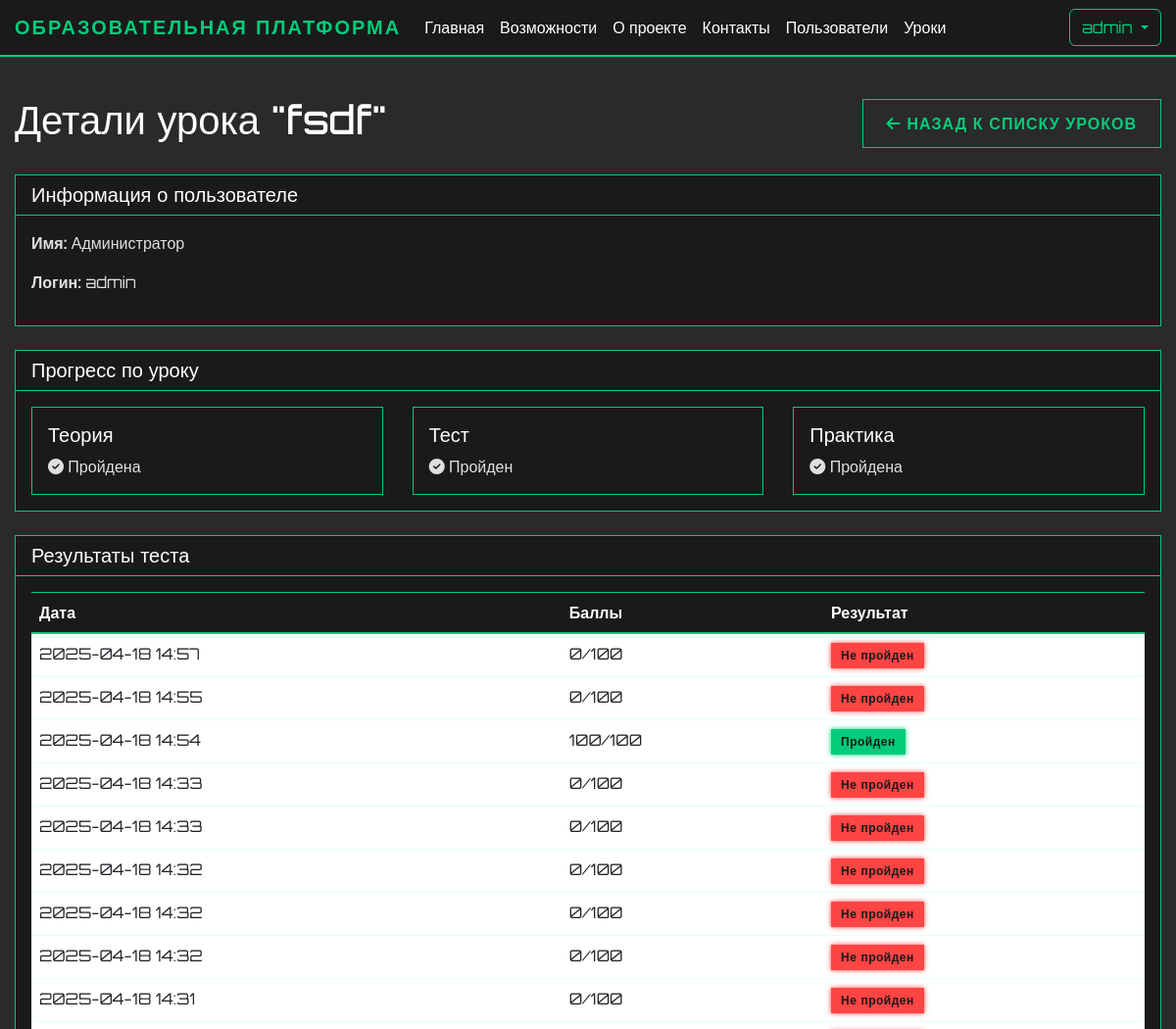
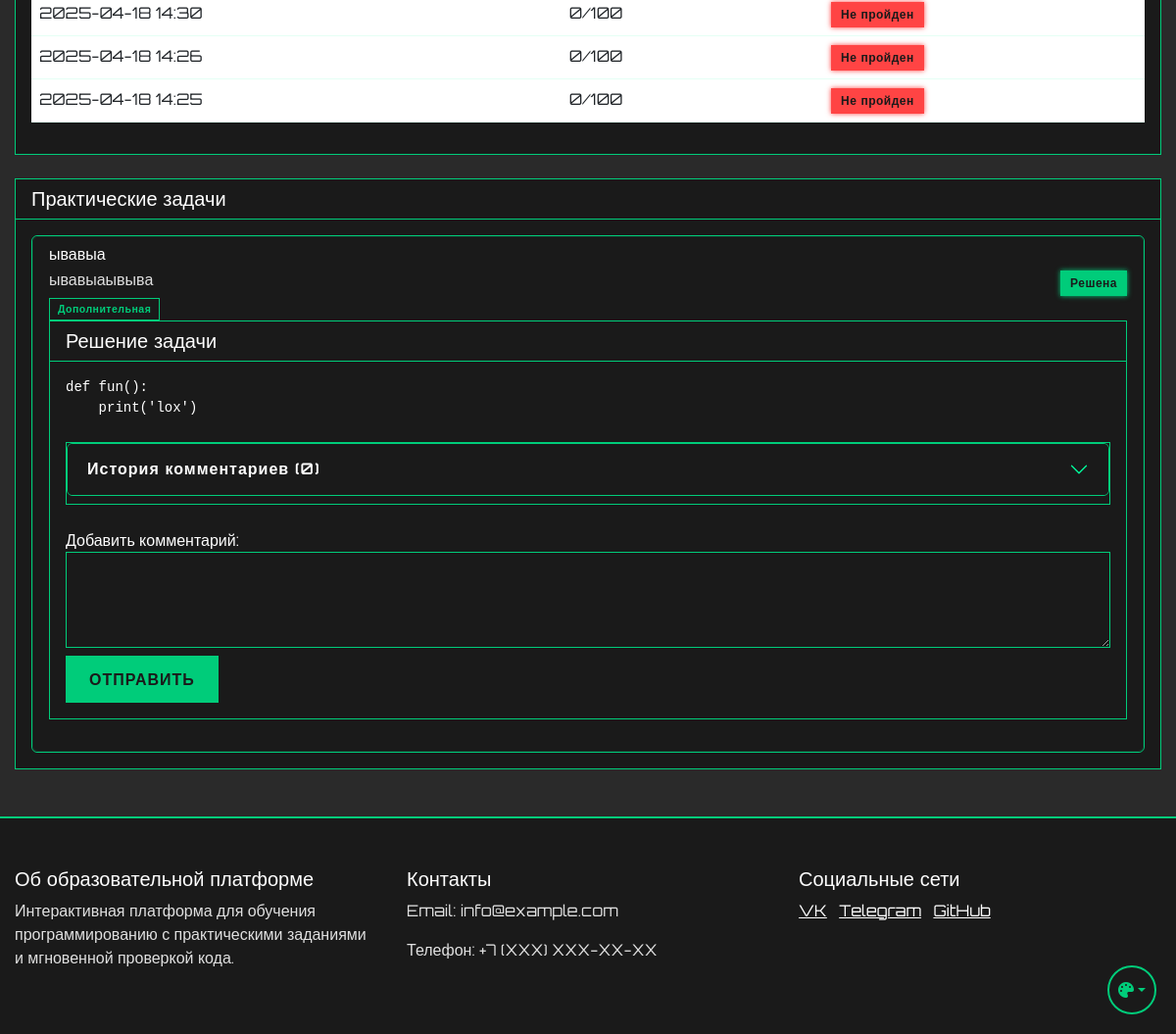
Before: /admin/user/1/lesson/1 (signed in) with the older database file (2 pictures, top to bottom).
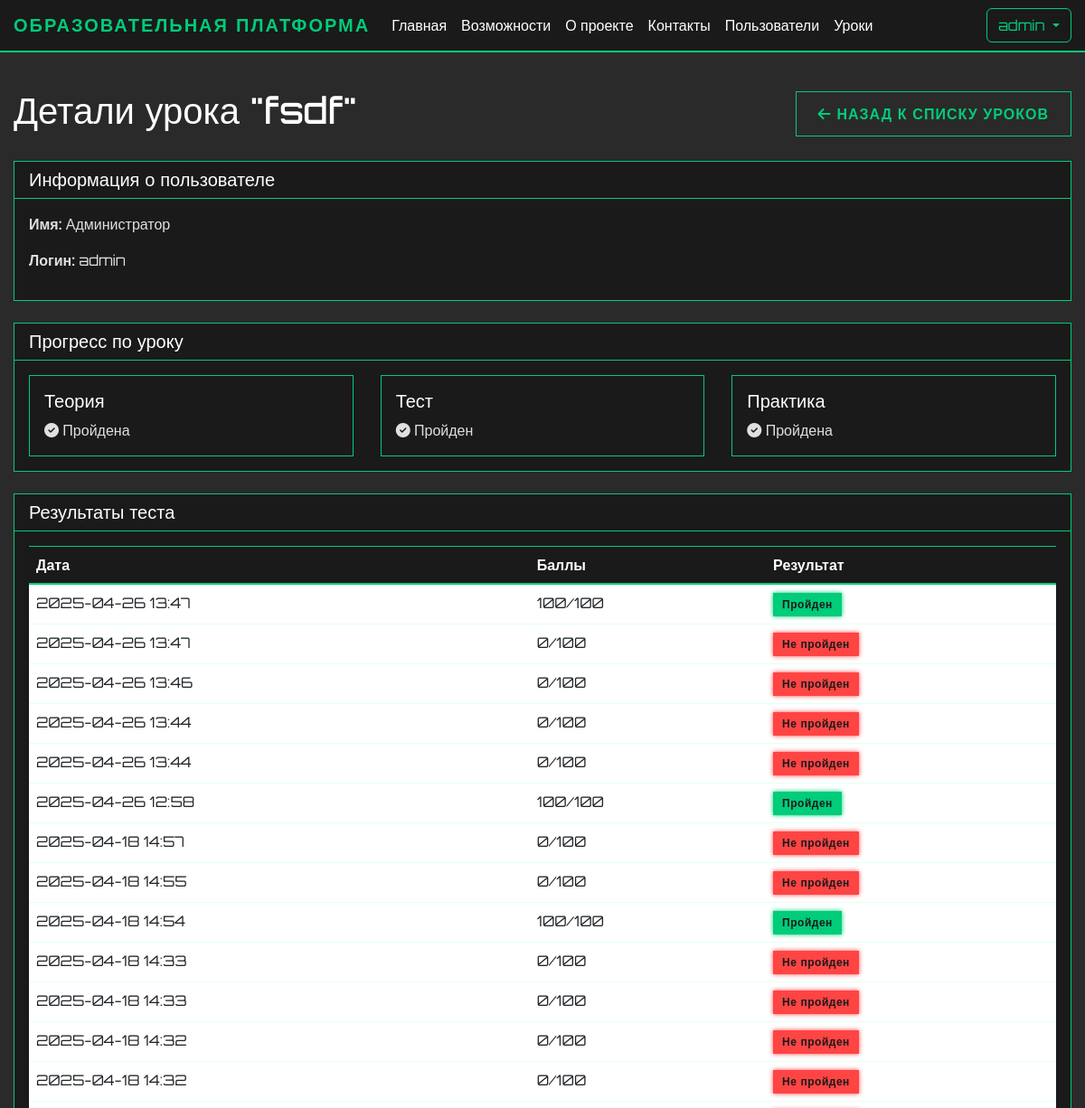
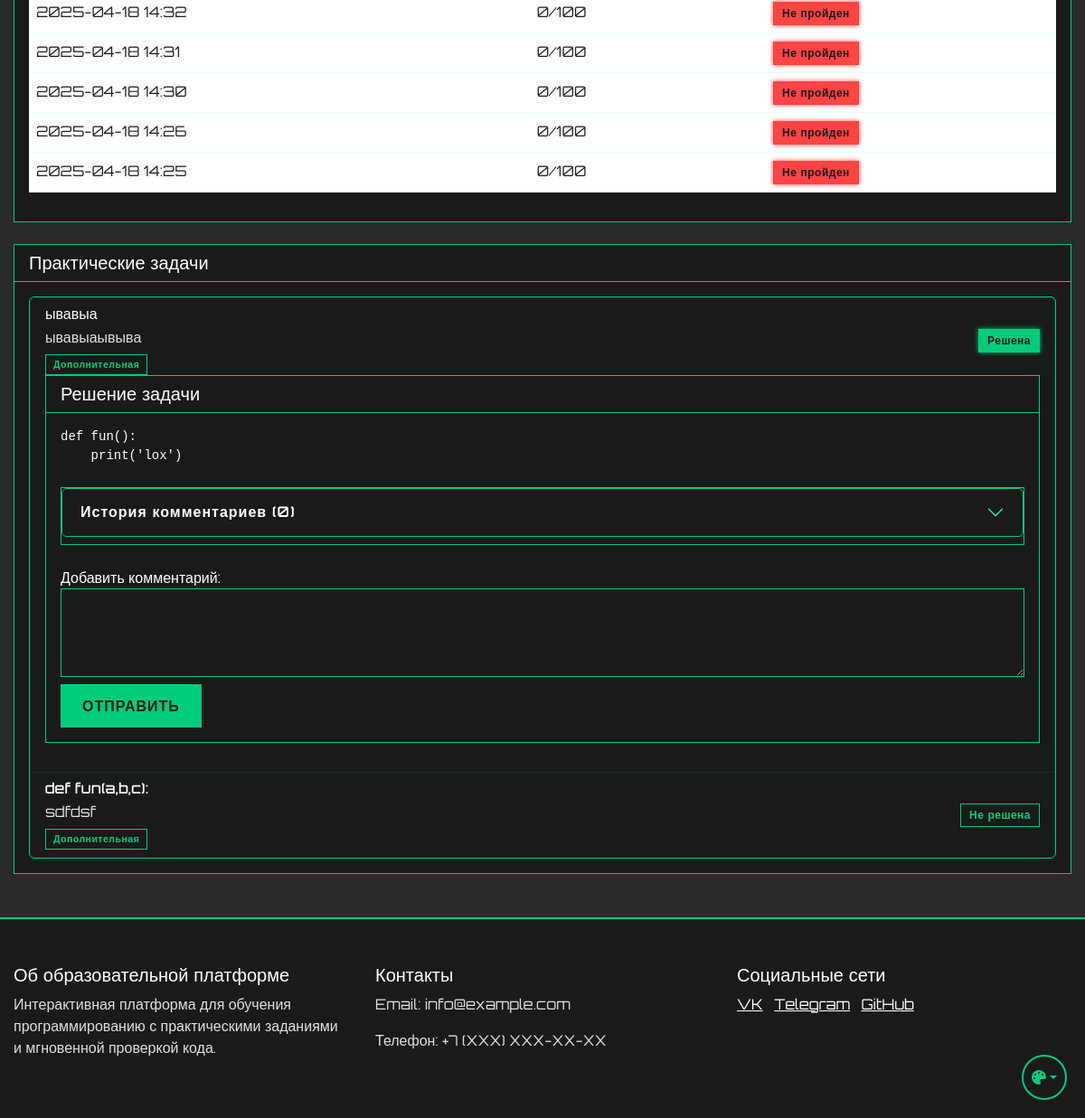
After: the same page with the newer database file (2 pictures, top to bottom).
### app.py (models this page shows)
class TestResult(db.Model):
    id = db.Column(db.Integer, primary_key=True)
    user_id = db.Column(db.Integer, db.ForeignKey('user.id'), nullable=False)
    lesson_id = db.Column(db.Integer, db.ForeignKey('lesson.id'), nullable=False)
    test_id = db.Column(db.Integer, db.ForeignKey('theory_test.id'), nullable=False)
    score = db.Column(db.Integer, nullable=False)
    is_passed = db.Column(db.Boolean, default=False)
    started_at = db.Column(db.DateTime, nullable=False)
    completed_at = db.Column(db.DateTime)
    answers = db.Column(db.JSON)  # Хранение ответов пользователя
    created_at = db.Column(db.DateTime, default=db.func.now())
    updated_at = db.Column(db.DateTime, default=db.func.now(), onupdate=db.func.now())
    user = db.relationship('User', backref=db.backref('test_results', lazy=True))
    test = db.relationship('TheoryTest', backref=db.backref('results', lazy=True))
    lesson = db.relationship('Lesson', backref=db.backref('test_results', lazy=True))

class TheoryTest(db.Model):
    id = db.Column(db.Integer, primary_key=True)
    lesson_id = db.Column(db.Integer, db.ForeignKey('lesson.id'), nullable=False)
    title = db.Column(db.String(200), nullable=False)
    description = db.Column(db.Text)
    max_score = db.Column(db.Integer, default=100)
    time_limit = db.Column(db.Integer)  # Время на прохождение в минутах
    questions = db.relationship('TestQuestion', backref='test', lazy=True)
    created_at = db.Column(db.DateTime, default=db.func.now())
    updated_at = db.Column(db.DateTime, default=db.func.now(), onupdate=db.func.now())
    is_active = db.Column(db.Boolean, default=True)
    required_score = db.Column(db.Integer, default=70)  # Минимальный балл для прохождения

class PracticeTask(db.Model):
    id = db.Column(db.Integer, primary_key=True)
    lesson_id = db.Column(db.Integer, db.ForeignKey('lesson.id', ondelete='CASCADE'), nullable=False)
    title = db.Column(db.String(200), nullable=False)
    description = db.Column(db.Text, nullable=False)
    function_name = db.Column(db.String(200), nullable=False)  # Название функции
    initial_code = db.Column(db.Text)  # Начальный код для задачи
    order_number = db.Column(db.Integer, nullable=False)
    is_required = db.Column(db.Boolean, default=False)
    tests = db.relationship('TaskTest', backref='task', lazy=True, cascade='all, delete-orphan', passive_deletes=True)

class Solution(db.Model):
    id = db.Column(db.Integer, primary_key=True)
    user_id = db.Column(db.Integer, db.ForeignKey('user.id'), nullable=False)
    task_id = db.Column(db.Integer, db.ForeignKey('practice_task.id'), nullable=False)
    code = db.Column(db.Text, nullable=False)
    is_correct = db.Column(db.Boolean, nullable=False)
    created_at = db.Column(db.DateTime, default=db.func.now())

### app.py (the view, shortened to what this page needs)
@app.route('/admin/user/<int:user_id>/lesson/<int:lesson_id>')
@login_required
def view_user_lesson_details(user_id, lesson_id):
    if not current_user.is_admin:
        abort(403)
    user = User.query.get_or_404(user_id)
    lesson = Lesson.query.get_or_404(lesson_id)
    progress = UserProgress.query.filter_by(
        user_id=user_id,
        lesson_id=lesson_id
    ).first()
    test = TheoryTest.query.filter_by(lesson_id=lesson_id).first()
    test_results = []
    if test:
        test_results = TestResult.query.filter_by(
            user_id=user_id,
            test_id=test.id
        ).order_by(TestResult.created_at.desc()).all()
    practice_tasks = PracticeTask.query.filter_by(lesson_id=lesson_id).all()
    solved_tasks = Solution.query.filter_by(
        user_id=user_id,
        is_correct=True
    ).with_entities(Solution.task_id).all()
    completed_task_ids = [task_id for (task_id,) in solved_tasks]
    for task in practice_tasks:
        task.solutions = Solution.query.filter_by(
            user_id=user_id,
            task_id=task.id,
            is_correct=True
        ).order_by(Solution.created_at.desc()).all()
        for solution in task.solutions:
            solution.comments = SolutionComment.query.filter_by(
                solution_id=solution.id
            ).order_by(SolutionComment.created_at.asc()).all()
    return render_template('user_lesson_details.html',
                         user=user,
                         lesson=lesson,
                         progress=progress,
                         test_results=test_results,
                         practice_tasks=practice_tasks,
                         completed_task_ids=completed_task_ids)

### app.py (called while the page is built)
@login_manager.user_loader
def load_user(user_id):
    return db.session.get(User, int(user_id))

### templates/user_lesson_details.html (shortened to what the changed rows need)
{% extends "base.html" %}
{% block content %}
<div class="container mt-4">
    <div class="d-flex justify-content-between align-items-center mb-4">
        <h1>Детали урока "{{ lesson.title }}"</h1>
    </div>
    {% if test_results %}
    <div class="card mb-4">
        <div class="card-body">
            <div class="table-responsive">
                <table class="table">
                    <thead>
                        <tr>
                            <th>Дата</th>
                            <th>Баллы</th>
                            <th>Результат</th>
                        </tr>
                    </thead>
                    <tbody>
                        {% for result in test_results %}
                        <tr>
                            <td>{{ result.created_at.strftime('%Y-%m-%d %H:%M') }}</td>
                            <td>{{ result.score }}/{{ result.test.max_score }}</td>
                            <td>
                                {% if result.is_passed %}
                                    <span class="badge bg-success">Пройден</span>
                                {% else %}
                                    <span class="badge bg-danger">Не пройден</span>
                                {% endif %}
                            </td>
                        </tr>
                        {% endfor %}
                    </tbody>
                </table>
            </div>
        </div>
    </div>
    {% endif %}
    <div class="card">
        <div class="card-body">
            {% if practice_tasks %}
                <div class="list-group">
                    {% for task in practice_tasks %}
                        <div class="list-group-item">
                            <div class="d-flex justify-content-between align-items-center">
                                <div>
                                    <h6 class="mb-1">{{ task.title }}</h6>
                                    <p class="mb-1">{{ task.description }}</p>
                                    <small class="text-muted">
                                        {% if task.is_required %}
                                            <span class="badge bg-primary">Обязательная</span>
                                        {% else %}
                                            <span class="badge bg-secondary">Дополнительная</span>
                                        {% endif %}
                                    </small>
                                </div>
                                <div>
                                    {% if task.id in completed_task_ids %}
                                        <span class="badge bg-success">Решена</span>
                                    {% else %}
                                        <span class="badge bg-secondary">Не решена</span>
                                    {% endif %}
                                </div>
                            </div>
                            {% if task.id in completed_task_ids %}
                                <div class="card mb-4">
                                    <div class="card-header">
                                        <h5 class="mb-0">Решение задачи</h5>
                                    </div>
                                    <div class="card-body">
                                        {% if task.solutions %}
                                            {% set solution = task.solutions|sort(attribute='created_at', reverse=true)|first %}
                                            <pre><code>{{ solution.code }}</code></pre>
                                            <div class="accordion mt-4" id="commentsAccordion{{ task.id }}">
                                                <div class="accordion-item">
                                                    <h2 class="accordion-header" id="heading{{ task.id }}">
                                                        <button class="accordion-button collapsed" type="button" data-bs-toggle="collapse"
                                                                data-bs-target="#collapse{{ task.id }}" aria-expanded="false"
                                                                aria-controls="collapse{{ task.id }}">
                                                            История комментариев ({{ solution.comments|length }})
                                                        </button>
                                                    </h2>
                                                </div>
                                            </div>
                                            <form action="{{ url_for('add_solution_comment', solution_id=solution.id) }}" method="POST" class="mt-4">
                                                <div class="form-group">
                                                    <label for="comment">Добавить комментарий:</label>
                                                    <textarea class="form-control" id="comment" name="comment" rows="3" required></textarea>
                                                </div>
                                                <button type="submit" class="btn btn-primary mt-2">Отправить</button>
                                            </form>
                                        {% else %}
                                            <div class="alert alert-warning">
                                                Решение пока не предоставлено
                                            </div>
                                        {% endif %}
                                    </div>
                                </div>
                            {% endif %}
                        </div>
                    {% endfor %}
                </div>
            {% else %}
                <div class="alert alert-info">
                    Практические задачи не найдены.
                </div>
            {% endif %}
        </div>
    </div>
</div>
{% endblock %}

Changed rows visible on the page:
added TestResult: created_at "2025-04-26 13:47", score "100", test.max_score "100", is_passed "Пройден"
added TestResult: created_at "2025-04-26 13:47", score "0", test.max_score "100", is_passed "Не пройден"
added TestResult: created_at "2025-04-26 13:46", score "0", test.max_score "100", is_passed "Не пройден"
added TestResult: created_at "2025-04-26 13:44", score "0", test.max_score "100", is_passed "Не пройден"
added TestResult: created_at "2025-04-26 13:44", score "0", test.max_score "100", is_passed "Не пройден"
added TestResult: created_at "2025-04-26 12:58", score "100", test.max_score "100", is_passed "Пройден"
added PracticeTask: title "def fun(a,b,c):", description "sdfdsf", is_required "Дополнительная", shows "Не решена"
